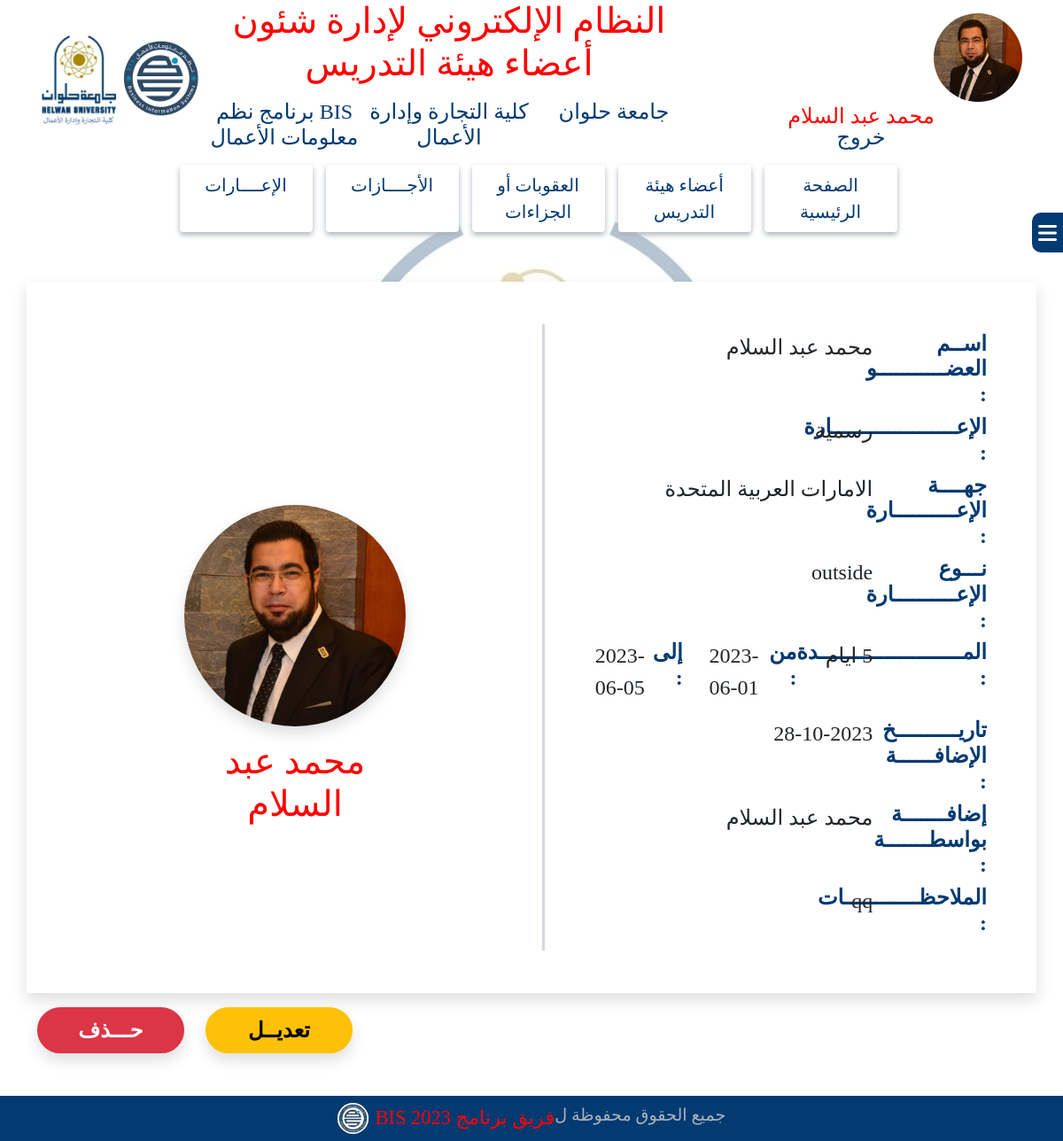
Page /system/secondmentDetails.php?id=10 (signed in) on the committed database.
### tables this page shows
CREATE TABLE `p74_secondment_data` (
  `Secondment_id` int(11) NOT NULL,
  `doctorCodeInput` int(11) NOT NULL,
  `secondmentDescription` varchar(255) NOT NULL,
  `secondmentDestination` varchar(255) NOT NULL,
  `secondmentType` enum('inside','outside') NOT NULL,
  `secondmentDuration` varchar(11) NOT NULL,
  `startDate` date NOT NULL,
  `endDate` date NOT NULL,
  `secondmentFile` varchar(255) NOT NULL,
  `secondmentNotes` text NOT NULL,
  `added_date` datetime NOT NULL DEFAULT current_timestamp(),
  `added_by` tinyint(4) NOT NULL
);

CREATE TABLE `doctors_account` (
  `DoctorCode` int(11) NOT NULL,
  `Doctor_ar_Name` varchar(255) NOT NULL,
  `Doctor_eng_Name` varchar(255) NOT NULL,
  `National_id` varchar(255) NOT NULL,
  `Mobile` varchar(255) NOT NULL,
  `Academic_Mail` varchar(255) NOT NULL,
  `Personal_Mail` varchar(255) NOT NULL,
  `Notes` text NOT NULL,
  `Doctor_image` varchar(255) NOT NULL,
  `Department_id` tinyint(4) NOT NULL,
  `uni_id` tinyint(4) NOT NULL,
  `Faculty_id` tinyint(4) NOT NULL,
  `Doctor_job_id` tinyint(4) NOT NULL,
  `date_of_birth` date NOT NULL,
  `hiring_date` date NOT NULL,
  `qualifications` text NOT NULL
);

### system/secondmentDetails.php (the view, shortened to what this page needs)
<?php
include "../Connections/syscon.php";
if (isset($_GET['id'])) {
    $id = $_GET['id'];
    $myquery = "SELECT * FROM doctors_account
    INNER JOIN  p74_secondment_data
    ON doctors_account.DoctorCode=p74_secondment_data.doctorCodeInput WHERE Secondment_id= '$id'";
    $results = mysqli_query($bis, $myquery);
    while ($row = mysqli_fetch_array($results)) {
        $Doctor_image = $row['Doctor_image'];
        $Doctor_ar_Name = $row['Doctor_ar_Name'];
    }
    mysqli_select_db($bis, $database_bis);
    $myquery = "SELECT * FROM p74_secondment_data WHERE Secondment_id= '$id'";
    $result = $bis->query($myquery);
    if ($result->num_rows === 1) {
        $row = $result->fetch_assoc();
        $Secondment_id = $row['Secondment_id'];
        $secondmentDescription = $row['secondmentDescription'];
        $secondmentDestination = $row["secondmentDestination"];
        $secondmentType = $row['secondmentType'];
        $secondmentDuration = $row['secondmentDuration'];
        $startDate = $row['startDate'];
        $endDate = $row["endDate"];
        $secondmentNotes = $row["secondmentNotes"];
    }
}
?>
<!DOCTYPE html>
<html lang="ar">
<head>
    <link rel="stylesheet" href="../css/all.min.css">
    <link rel="stylesheet" href="../css/bootstrap.min.css">
    <link rel="stylesheet" href="../css/style.css">
</head>
<body class="body">
    <?php
    include('header.php');
    ?>
    <div class="sidebarContainer">
        <?php
        include('sidebar.php');
        ?>
    </div>
    <div class="container bg-white p-5 shadow mt-5">
        <div class="row align-items-center">
            <div class="col-md-6">
                <div class="vacationData p-2">
                    <div class="row">
                        <div class="col-md-3">
                            <h4 class="mainText fw-bold">اســم العضـــــــــــو :</h4>
                        </div>
                        <div class="col-md-9">
                            <p class="fs-4"><?php echo $Doctor_ar_Name; ?></p>
                        </div>
                    </div>
                    <div class="row">
                        <div class="col-md-3">
                            <h4 class="mainText fw-bold"> الإعــــــــــــــــــــارة :</h4>
                        </div>
                        <div class="col-md-9">
                            <p class="fs-4"><?php echo $secondmentDescription; ?></p>
                        </div>
                    </div>
                    <div class="row">
                        <div class="col-md-3">
                            <h4 class="mainText fw-bold"> جهــــة الإعــــــــــارة :</h4>
                        </div>
                        <div class="col-md-9">
                            <p class="fs-4"><?php echo $secondmentDestination; ?></p>
                        </div>
                    </div>
                    <div class="row">
                        <div class="col-md-3">
                            <h4 class="mainText fw-bold"> نـــوع الإعــــــــــارة :</h4>
                        </div>
                        <div class="col-md-9">
                            <p class="fs-4"><?php echo $secondmentType; ?></p>
                        </div>
                    </div>
                    <div class="row">
                        <div class="col-md-3">
                            <h4 class="mainText fw-bold">المـــــــــــــــــــــــدة :</h4>
                        </div>
                        <div class="col-md-2">
                            <p class="fs-4"><?php echo $secondmentDuration; ?></p>
                        </div>
                        <div class="col-md-1">
                            <h4 class="mainText fw-bold">من :</h4>
                        </div>
                        <div class="col-md-2">
                            <p class="fs-4"><?php echo $startDate; ?></p>
                        </div>
                        <div class="col-md-1">
                            <h4 class="mainText fw-bold">إلى :</h4>
                        </div>
                        <div class="col-md-2">
                            <p class="fs-4"><?php echo $endDate; ?></p>
                        </div>
                    </div>
                    <div class="row">
                        <div class="col-md-3">
                            <h4 class="mainText fw-bold"> تاريــــــــــخ الإضافــــــة :</h4>
                        </div>
                        <div class="col-md-9">
                            <p class="fs-4">28-10-2023</p>
                        </div>
                    </div>
                    <div class="row">
                        <div class="col-md-3">
                            <h4 class="mainText fw-bold">إضافـــــــة بواسطـــــــة :</h4>
                        </div>
                        <div class="col-md-9">
                            <p class="fs-4">محمد عبد السلام</p>
                        </div>
                    </div>
                    <div class="row">
                        <div class="col-md-3">
                            <h4 class="mainText fw-bold">الملاحظــــــــــــات :</h4>
                        </div>
                        <div class="col-md-9">
                            <p class="fs-4"><?php echo $secondmentNotes; ?></p>
                        </div>
                    </div>
                </div>
            </div>
            <div class="col-md-6 d-flex justify-content-center align-items-center pb-5">
                <div class="memberPhoto">
                    <img src="../images/members/<?php echo $Doctor_image; ?>" class="w-100 h-100 ratio-1x1 rounded-circle shadow" alt="">
                    <h1 class="text-center mainTitle pt-3"><?php echo $Doctor_ar_Name; ?></h1>
                </div>
            </div>
        </div>
    </div>
    <div class="container mt-3 mb-5">
        <div class="row justify-content-end">
            <div class="col-md-2">
                <a href="updateSecondmentData.php?id=<?php echo $Secondment_id; ?>">
                    <button id="updateBtn" name="updateBtn" class="btn btn-warning w-100 rounded-pill fw-bold fs-4 border-2 shadow">تعديــل</button>
                </a>
            </div>
            <div class="col-md-2">
                <button id="deleteBtn" data-bs-toggle="modal" data-bs-target="#deleteSecondmentModal" name="deleteBtn" class="btn btn-danger w-100 rounded-pill fw-bold fs-4 border-2 shadow">حـــذف</button>
            </div>
        </div>
    </div>
    <?php
    include('footer.php');
    ?>
</body>
</html>

### css/style.css (style rules this page uses)
:root { --main-title: #f00; --main-text: #023A71; --subtext: #AAB2BA; }
* { font-family: "typesetting"; margin: 0; padding: 0; box-sizing: border-box; direction: rtl; }
.mainTitle { color: var(--main-title, #f00) }
.mainText { color: var(--main-text, #023A71) }
::placeholder { color: var(--subtext, #AAB2BA); opacity: 0.8 !important; font-size: 1.3rem; padding-right: 24px; }
.shadow { box-shadow: 0px 3px 6px #AAB2BA; }
.body { background-image: url(../images/Facultylogo.jpg); background-repeat: no-repeat; background-position: center; background-attachment: fixed; }
.sidebarContainer { position: fixed; width: 100%; top: 30vh; right: -100%; z-index: 99999; }
.memberPhoto { width: 250px; height: 250px; }
.memberData, .penaltyData, .vacationData { border-left: 3px solid rgba(170, 178, 186, 0.5); }

### rows in the picture
p74_secondment_data: doctorCodeInput.Doctor_ar_Name "محمد عبد السلام", secondmentDescription "رسمية", secondmentDestination "الامارات العربية المتحدة", secondmentType "outside", secondmentDuration "5 ايام", startDate "2023-06-01", endDate "2023-06-05", secondmentNotes "qq", doctorCodeInput.Doctor_image (picture)

### other values in the picture
$_SESSION['user_ar_name'] "محمد عبد السلام"
$_SESSION['app_name'] "النظام الإلكتروني لإدارة شئون أعضاء هيئة التدريس"
$_SESSION['Uni_name'] "جامعة حلوان"
$_SESSION['Faculty_name'] "كلية التجارة وإدارة الأعمال"
$_SESSION['Program_name'] "BIS برنامج نظم معلومات الأعمال"
